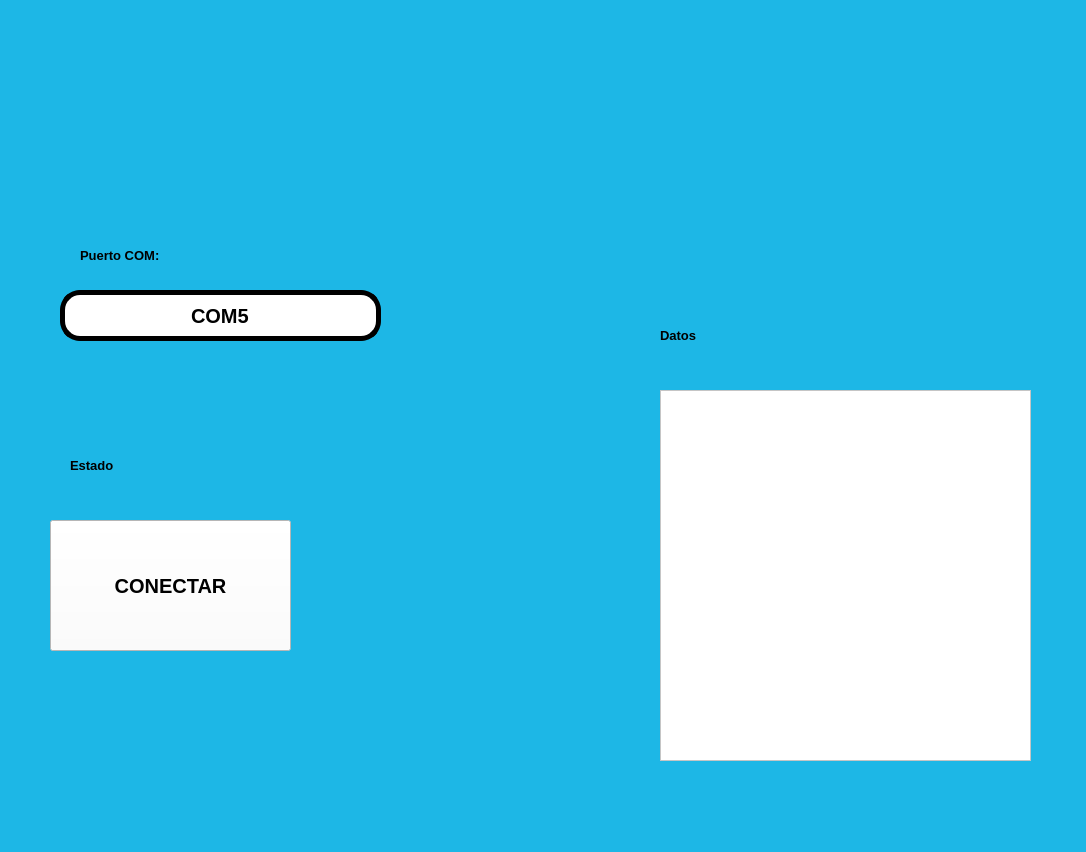
<?xml version="1.0" encoding="UTF-8"?>
<ui version="4.0">
 <class>MainWindow</class>
 <widget class="QMainWindow" name="MainWindow">
  <property name="geometry">
   <rect>
    <x>0</x>
    <y>0</y>
    <width>1086</width>
    <height>852</height>
   </rect>
  </property>
  <property name="windowTitle">
   <string>MainWindow</string>
  </property>
  <property name="styleSheet">
   <string notr="true">
background-color: rgb(29, 183, 230);</string>
  </property>
  <widget class="QWidget" name="centralwidget">
   <widget class="QLabel" name="imagen">
    <property name="geometry">
     <rect>
      <x>10</x>
      <y>20</y>
      <width>191</width>
      <height>161</height>
     </rect>
    </property>
    <property name="styleSheet">
     <string notr="true"/>
    </property>
    <property name="text">
     <string/>
    </property>
    <property name="pixmap">
     <pixmap resource="../PIP_2025_Eq1/Archivos/Recursos.qrc">:/ejercicios/elyochi.jpg</pixmap>
    </property>
    <property name="scaledContents">
     <bool>true</bool>
    </property>
   </widget>
   <widget class="QLabel" name="label">
    <property name="geometry">
     <rect>
      <x>80</x>
      <y>240</y>
      <width>111</width>
      <height>31</height>
     </rect>
    </property>
    <property name="font">
     <font>
      <pointsize>10</pointsize>
      <weight>75</weight>
      <bold>true</bold>
     </font>
    </property>
    <property name="text">
     <string>Puerto COM:</string>
    </property>
   </widget>
   <widget class="QLineEdit" name="txt_com">
    <property name="geometry">
     <rect>
      <x>60</x>
      <y>290</y>
      <width>321</width>
      <height>51</height>
     </rect>
    </property>
    <property name="font">
     <font>
      <pointsize>15</pointsize>
      <weight>75</weight>
      <bold>true</bold>
     </font>
    </property>
    <property name="styleSheet">
     <string notr="true">background-color: rgb(255, 255, 255);
border-radius:20px;
border:  5px solid black;
</string>
    </property>
    <property name="text">
     <string>COM5</string>
    </property>
    <property name="alignment">
     <set>Qt::AlignCenter</set>
    </property>
   </widget>
   <widget class="QLabel" name="imagen_2">
    <property name="geometry">
     <rect>
      <x>540</x>
      <y>30</y>
      <width>191</width>
      <height>161</height>
     </rect>
    </property>
    <property name="styleSheet">
     <string notr="true"/>
    </property>
    <property name="text">
     <string/>
    </property>
    <property name="pixmap">
     <pixmap resource="../PIP_2025_Eq1/Archivos/Recursos.qrc">:/ejercicios/kaldo.jpg</pixmap>
    </property>
    <property name="scaledContents">
     <bool>true</bool>
    </property>
   </widget>
   <widget class="QLabel" name="label_6">
    <property name="geometry">
     <rect>
      <x>850</x>
      <y>50</y>
      <width>121</width>
      <height>121</height>
     </rect>
    </property>
    <property name="text">
     <string/>
    </property>
    <property name="pixmap">
     <pixmap resource="../PIP_2025_Eq1/Archivos/Recursos.qrc">:/ejercicios/sams.jpeg</pixmap>
    </property>
    <property name="scaledContents">
     <bool>true</bool>
    </property>
   </widget>
   <widget class="QLabel" name="txt_estado">
    <property name="geometry">
     <rect>
      <x>70</x>
      <y>450</y>
      <width>161</width>
      <height>31</height>
     </rect>
    </property>
    <property name="font">
     <font>
      <pointsize>10</pointsize>
      <weight>75</weight>
      <bold>true</bold>
     </font>
    </property>
    <property name="text">
     <string>Estado</string>
    </property>
   </widget>
   <widget class="QPushButton" name="btn_accion">
    <property name="geometry">
     <rect>
      <x>50</x>
      <y>520</y>
      <width>241</width>
      <height>131</height>
     </rect>
    </property>
    <property name="font">
     <font>
      <pointsize>15</pointsize>
      <weight>75</weight>
      <bold>true</bold>
     </font>
    </property>
    <property name="styleSheet">
     <string notr="true">background-color: rgb(255, 255, 255);</string>
    </property>
    <property name="text">
     <string>CONECTAR</string>
    </property>
   </widget>
   <widget class="QListWidget" name="lista_datos">
    <property name="geometry">
     <rect>
      <x>660</x>
      <y>390</y>
      <width>371</width>
      <height>371</height>
     </rect>
    </property>
    <property name="font">
     <font>
      <pointsize>12</pointsize>
      <weight>75</weight>
      <bold>true</bold>
     </font>
    </property>
    <property name="styleSheet">
     <string notr="true">background-color: rgb(255, 255, 255);</string>
    </property>
   </widget>
   <widget class="QLabel" name="txt_estado_2">
    <property name="geometry">
     <rect>
      <x>660</x>
      <y>320</y>
      <width>111</width>
      <height>31</height>
     </rect>
    </property>
    <property name="font">
     <font>
      <pointsize>10</pointsize>
      <weight>75</weight>
      <bold>true</bold>
     </font>
    </property>
    <property name="text">
     <string>Datos</string>
    </property>
   </widget>
  </widget>
  <widget class="QMenuBar" name="menubar">
   <property name="geometry">
    <rect>
     <x>0</x>
     <y>0</y>
     <width>1086</width>
     <height>26</height>
    </rect>
   </property>
  </widget>
  <widget class="QStatusBar" name="statusbar"/>
 </widget>
 <resources>
  <include location="../PIP_2025_Eq1/Archivos/Recursos.qrc"/>
 </resources>
 <connections/>
</ui>
